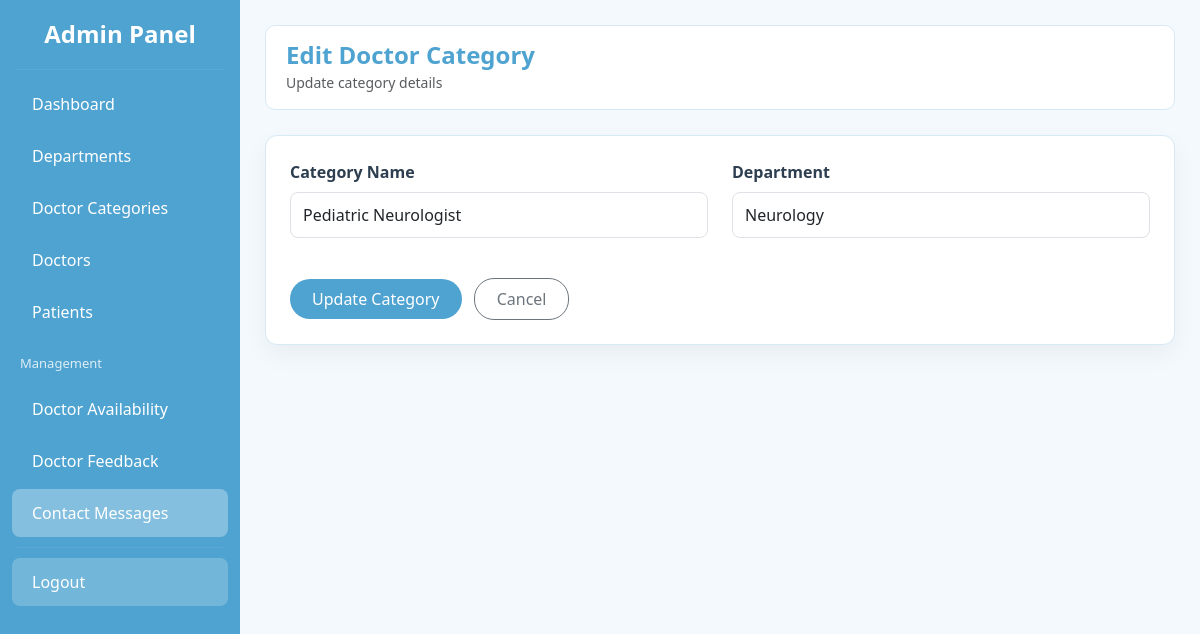
/edit_category/2/, run on the app's committed database.
### app/models.py (models this page shows, shortened)
class DoctorCategory(models.Model):
    category_name = models.CharField(max_length=100, unique=True)
    department = models.ForeignKey(
        Department,
        on_delete=models.CASCADE,
        related_name='categories'
    )

class Department(models.Model):
    department_name = models.CharField(max_length=100, unique=True)

### app/views.py (the view)
# urls.py: path('edit_category/<int:id>/', views.edit_category, name='edit_category'),
def edit_category(request, id):
    category = get_object_or_404(DoctorCategory, id=id)
    if request.method == "POST":
        category.category_name = request.POST['category_name']
        category.department_id = request.POST['department_id']
        category.save()
        return redirect('doctor_category')
    return render(request, 'admin/edit_category.html', {
        'category': category,
        'departments': Department.objects.all()
    })

### app/templates/admin/edit_category.html (shortened to what this page needs)
<!DOCTYPE html>
<html>
<head>
    <link href="https://cdn.jsdelivr.net/npm/bootstrap@5.3.0/dist/css/bootstrap.min.css" rel="stylesheet">
</head>
<body>
{% include "admin/sidebar.html" %}
<div class="main-content">
    <div class="topbar d-flex justify-content-between align-items-center">
        <div>
            <h4 class="page-title mb-0">Edit Doctor Category</h4>
            <small class="text-muted">Update category details</small>
        </div>
    </div>
    <div class="edit-card p-4">
        <form method="POST">
            <div class="row">
                <div class="col-md-6 mb-3">
                    <label class="form-label">Category Name</label>
                    <input type="text"
                           name="category_name"
                           class="form-control"
                           value="{{ category.category_name }}"
                           required>
                </div>
                <div class="col-md-6 mb-3">
                    <label class="form-label">Department</label>
                    <select name="department_id" class="form-control" required>
                        {% for dept in departments %}
                            <option value="{{ dept.id }}"
                                {% if dept.id == category.department.id %}selected{% endif %}>
                                {{ dept.department_name }}
                            </option>
                        {% endfor %}
                    </select>
                </div>
            </div>
            <div class="mt-4">
                <button class="btn btn-main me-2">
                    Update Category
                </button>
                <a href="{% url 'doctor_category' %}" class="btn btn-outline-secondary btn-outline">
                    Cancel
                </a>
            </div>
        </form>
    </div>
</div>
</body>
</html>

### app/templates/admin/edit_category.html (style rules this page uses)
:root { --main: #4FA3D1; --bg: #F3F9FD; --card: #FFFFFF; --border: #D6EAF6; }
body { background-color: var(--bg); font-family: "Segoe UI", sans-serif; }
.main-content { margin-left: 240px; padding: 25px; }
.topbar { background: var(--card); padding: 15px 20px; border-radius: 10px; border: 1px solid var(--border); margin-bottom: 25px; }
.page-title { font-weight: 700; color: var(--main); }
.edit-card { background: var(--card); border-radius: 12px; border: 1px solid var(--border); box-shadow: 0 10px 25px rgba(0, 0, 0, 0.05); }
.form-label { font-weight: 600; color: #2c3e50; }
.form-control { border-radius: 8px; padding: 10px 12px; }
.btn-main { background-color: var(--main); border: none; border-radius: 20px; padding: 8px 22px; color: #fff; font-weight: 500; }
.btn-outline { border-radius: 20px; padding: 8px 22px; }

### data on the page
DoctorCategory: category_name "Pediatric Neurologist", department_id "Neurology"
